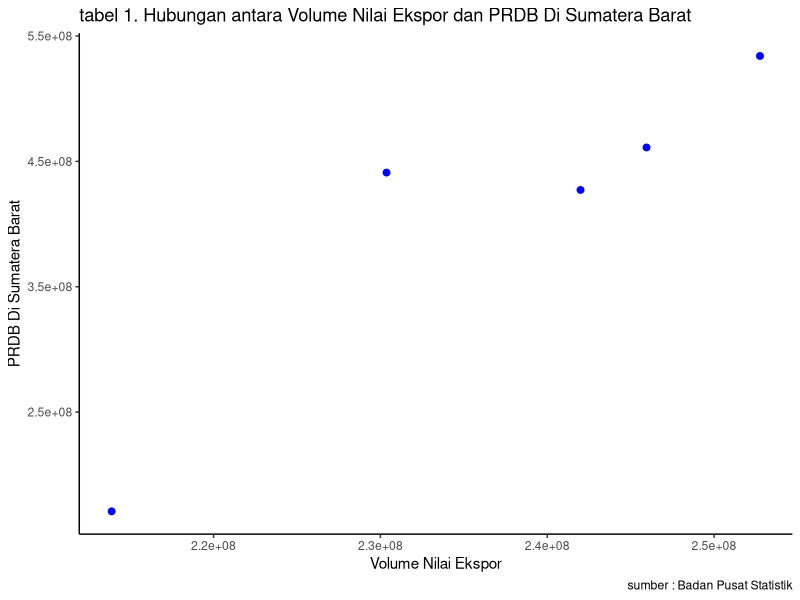

The R script that drew this image:
## ---- chunk 1
library("tidyverse")
library("readxl")
library("dplyr")
## ---- chunk 2
#import dataset
library(readxl)
dat<-read_excel('dat.xlsx')
head(dat)

## ---- chunk 3
library("ggplot2")
library("readxl")
library("dplyr")
dat<-read_excel('dat.xlsx')
head(dat)
ggplot(data=dat,aes(x=X,y=Y))+
  geom_point(color="blue",size=2)+
  labs(title="tabel 1. Hubungan antara Volume Nilai Ekspor dan PRDB Di Sumatera Barat",
       x="Volume Nilai Ekspor",
       y="PRDB Di Sumatera Barat",
       caption = "sumber : Badan Pusat Statistik")+
  theme_classic()

## ---- chunk 4
reg<-lm(X~Y,data=dat)
summary(reg)
